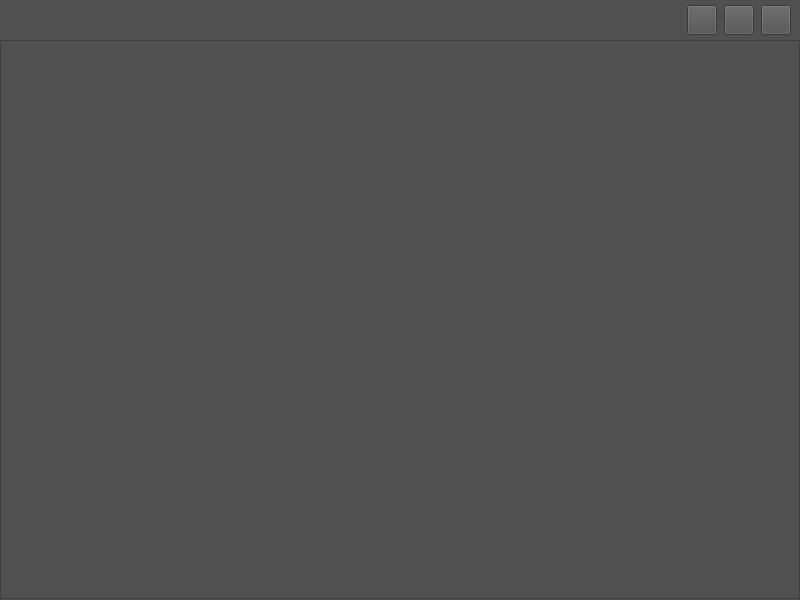
<?xml version="1.0" encoding="UTF-8"?>
<ui version="4.0">
 <class>MainWindow</class>
 <widget class="QMainWindow" name="MainWindow">
  <property name="geometry">
   <rect>
    <x>0</x>
    <y>0</y>
    <width>800</width>
    <height>600</height>
   </rect>
  </property>
  <property name="windowTitle">
   <string>MainWindow</string>
  </property>
  <widget class="QWidget" name="centralwidget">
   <layout class="QVBoxLayout" name="verticalLayout">
    <property name="spacing">
     <number>0</number>
    </property>
    <property name="leftMargin">
     <number>0</number>
    </property>
    <property name="topMargin">
     <number>0</number>
    </property>
    <property name="rightMargin">
     <number>0</number>
    </property>
    <property name="bottomMargin">
     <number>0</number>
    </property>
    <item>
     <widget class="QFrame" name="frame_main">
      <property name="styleSheet">
       <string notr="true">background-color: rgb(80, 80, 80);</string>
      </property>
      <property name="frameShape">
       <enum>QFrame::NoFrame</enum>
      </property>
      <property name="frameShadow">
       <enum>QFrame::Raised</enum>
      </property>
      <property name="lineWidth">
       <number>0</number>
      </property>
      <layout class="QVBoxLayout" name="verticalLayout_2">
       <property name="spacing">
        <number>0</number>
       </property>
       <property name="leftMargin">
        <number>0</number>
       </property>
       <property name="topMargin">
        <number>0</number>
       </property>
       <property name="rightMargin">
        <number>0</number>
       </property>
       <property name="bottomMargin">
        <number>0</number>
       </property>
       <item>
        <widget class="QFrame" name="frame_mouse">
         <property name="maximumSize">
          <size>
           <width>16777215</width>
           <height>40</height>
          </size>
         </property>
         <property name="frameShape">
          <enum>QFrame::NoFrame</enum>
         </property>
         <property name="frameShadow">
          <enum>QFrame::Raised</enum>
         </property>
         <property name="lineWidth">
          <number>0</number>
         </property>
         <layout class="QHBoxLayout" name="horizontalLayout">
          <property name="spacing">
           <number>0</number>
          </property>
          <property name="leftMargin">
           <number>0</number>
          </property>
          <property name="topMargin">
           <number>0</number>
          </property>
          <property name="rightMargin">
           <number>0</number>
          </property>
          <property name="bottomMargin">
           <number>0</number>
          </property>
          <item>
           <widget class="QFrame" name="frame_logo">
            <property name="minimumSize">
             <size>
              <width>50</width>
              <height>0</height>
             </size>
            </property>
            <property name="toolTipDuration">
             <number>-6</number>
            </property>
            <property name="frameShape">
             <enum>QFrame::NoFrame</enum>
            </property>
            <property name="frameShadow">
             <enum>QFrame::Raised</enum>
            </property>
            <property name="lineWidth">
             <number>0</number>
            </property>
            <layout class="QHBoxLayout" name="horizontalLayout_2" stretch="0">
             <property name="spacing">
              <number>0</number>
             </property>
             <property name="leftMargin">
              <number>6</number>
             </property>
             <property name="topMargin">
              <number>0</number>
             </property>
             <property name="rightMargin">
              <number>0</number>
             </property>
             <property name="bottomMargin">
              <number>0</number>
             </property>
             <item>
              <widget class="QLabel" name="label_logo">
               <property name="styleSheet">
                <string notr="true">border-image: url(:/logo/logo.png);</string>
               </property>
               <property name="text">
                <string/>
               </property>
              </widget>
             </item>
            </layout>
           </widget>
          </item>
          <item>
           <spacer name="horizontalSpacer">
            <property name="orientation">
             <enum>Qt::Horizontal</enum>
            </property>
            <property name="sizeHint" stdset="0">
             <size>
              <width>627</width>
              <height>20</height>
             </size>
            </property>
           </spacer>
          </item>
          <item>
           <widget class="QFrame" name="frame_buttons">
            <property name="minimumSize">
             <size>
              <width>120</width>
              <height>40</height>
             </size>
            </property>
            <property name="maximumSize">
             <size>
              <width>120</width>
              <height>40</height>
             </size>
            </property>
            <property name="styleSheet">
             <string notr="true"/>
            </property>
            <property name="frameShape">
             <enum>QFrame::NoFrame</enum>
            </property>
            <property name="frameShadow">
             <enum>QFrame::Raised</enum>
            </property>
            <property name="lineWidth">
             <number>0</number>
            </property>
            <layout class="QHBoxLayout" name="horizontalLayout_8">
             <property name="spacing">
              <number>0</number>
             </property>
             <property name="leftMargin">
              <number>0</number>
             </property>
             <property name="topMargin">
              <number>0</number>
             </property>
             <property name="rightMargin">
              <number>0</number>
             </property>
             <property name="bottomMargin">
              <number>0</number>
             </property>
             <item>
              <widget class="QPushButton" name="pushButtonMinimize">
               <property name="minimumSize">
                <size>
                 <width>30</width>
                 <height>30</height>
                </size>
               </property>
               <property name="maximumSize">
                <size>
                 <width>30</width>
                 <height>30</height>
                </size>
               </property>
               <property name="styleSheet">
                <string notr="true">QPushButton {
	border-image: url(:/icons/minimize.png);
}
QPushButton:hover {
    border: 5px solid;
	border-image: url(:/icons/minimize.png);
}



</string>
               </property>
               <property name="text">
                <string/>
               </property>
              </widget>
             </item>
             <item>
              <widget class="QPushButton" name="pushButtonMaximize">
               <property name="minimumSize">
                <size>
                 <width>30</width>
                 <height>30</height>
                </size>
               </property>
               <property name="maximumSize">
                <size>
                 <width>30</width>
                 <height>30</height>
                </size>
               </property>
               <property name="styleSheet">
                <string notr="true">QPushButton {
	border-image: url(:/icons/maximize.png);
}
QPushButton:hover {
    border: 5px solid;
	border-image: url(:/icons/maximize.png);
}


</string>
               </property>
               <property name="text">
                <string/>
               </property>
              </widget>
             </item>
             <item>
              <widget class="QPushButton" name="pushButtonClose">
               <property name="minimumSize">
                <size>
                 <width>30</width>
                 <height>30</height>
                </size>
               </property>
               <property name="maximumSize">
                <size>
                 <width>30</width>
                 <height>30</height>
                </size>
               </property>
               <property name="styleSheet">
                <string notr="true">QPushButton {
	border-image: url(:/icons/close.png);
}
QPushButton:hover {
    border: 5px solid;
	border-image: url(:/icons/close.png);
}




</string>
               </property>
               <property name="text">
                <string/>
               </property>
              </widget>
             </item>
            </layout>
           </widget>
          </item>
         </layout>
        </widget>
       </item>
       <item>
        <widget class="QFrame" name="frame_main_content">
         <property name="frameShape">
          <enum>QFrame::Box</enum>
         </property>
         <property name="frameShadow">
          <enum>QFrame::Raised</enum>
         </property>
         <property name="lineWidth">
          <number>0</number>
         </property>
         <layout class="QVBoxLayout" name="verticalLayout_3">
          <property name="spacing">
           <number>0</number>
          </property>
          <property name="leftMargin">
           <number>0</number>
          </property>
          <property name="topMargin">
           <number>0</number>
          </property>
          <property name="rightMargin">
           <number>0</number>
          </property>
          <property name="bottomMargin">
           <number>0</number>
          </property>
          <item>
           <widget class="QFrame" name="frame_content">
            <property name="frameShape">
             <enum>QFrame::StyledPanel</enum>
            </property>
            <property name="frameShadow">
             <enum>QFrame::Raised</enum>
            </property>
           </widget>
          </item>
          <item>
           <widget class="QFrame" name="frame_gap">
            <property name="minimumSize">
             <size>
              <width>0</width>
              <height>1</height>
             </size>
            </property>
            <property name="maximumSize">
             <size>
              <width>16777215</width>
              <height>1</height>
             </size>
            </property>
            <property name="frameShape">
             <enum>QFrame::NoFrame</enum>
            </property>
            <property name="frameShadow">
             <enum>QFrame::Raised</enum>
            </property>
            <property name="lineWidth">
             <number>0</number>
            </property>
            <layout class="QHBoxLayout" name="horizontalLayout_3">
             <property name="spacing">
              <number>0</number>
             </property>
             <property name="leftMargin">
              <number>0</number>
             </property>
             <property name="topMargin">
              <number>0</number>
             </property>
             <property name="rightMargin">
              <number>0</number>
             </property>
             <property name="bottomMargin">
              <number>0</number>
             </property>
             <item>
              <widget class="QLabel" name="label_gap">
               <property name="styleSheet">
                <string notr="true">background-color: rgb(79, 79, 79);</string>
               </property>
               <property name="lineWidth">
                <number>0</number>
               </property>
               <property name="text">
                <string/>
               </property>
              </widget>
             </item>
            </layout>
           </widget>
          </item>
         </layout>
        </widget>
       </item>
      </layout>
     </widget>
    </item>
   </layout>
  </widget>
 </widget>
 <resources>
  <include location="../data/icons/images.qrc"/>
 </resources>
 <connections/>
</ui>
